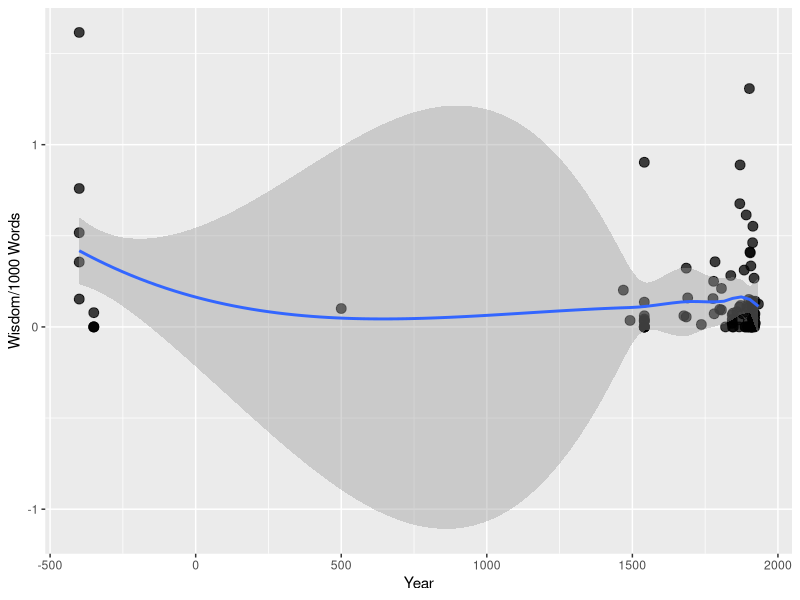
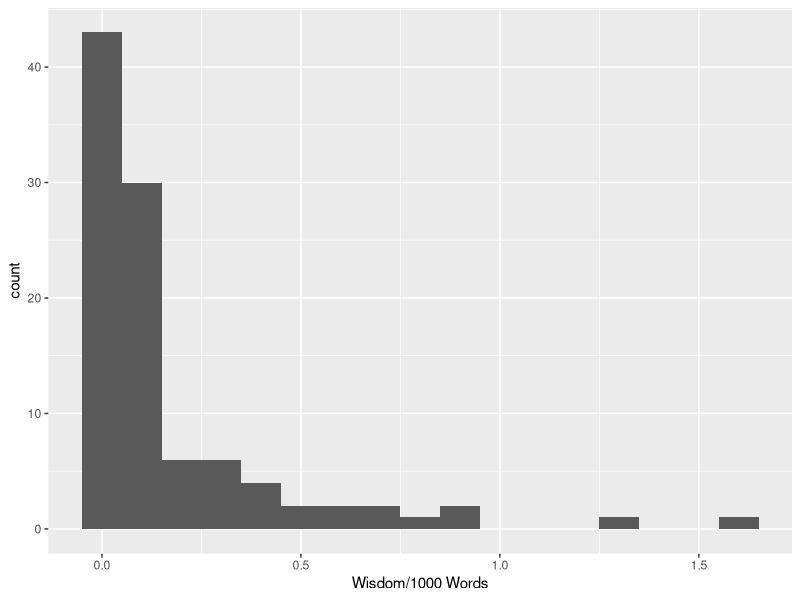

Generate these figures, in order, with R:
options(java.parameters = "-Xmx16g")

require(ggplot2)

setwd('/home/jason/Dropbox/gitHubable/philosophy/analysis')

df <- read.csv('wisdom.data',header = FALSE,sep = ",")

colnames(df) <- c('book_id','Title','Author','Year','Wisdom')
ggplot(df,aes(x=as.numeric(as.character(Year)),y=1000*as.numeric(as.character(Wisdom))))+
  geom_point(size=3,alpha=0.75)+
  xlab('Year') + ylab('Wisdom/1000 Words') + geom_smooth()

ggplot(df,aes(x=1000*as.numeric(as.character(Wisdom))))+
  geom_histogram(binwidth=0.1)+
  xlab('Wisdom/1000 Words')
